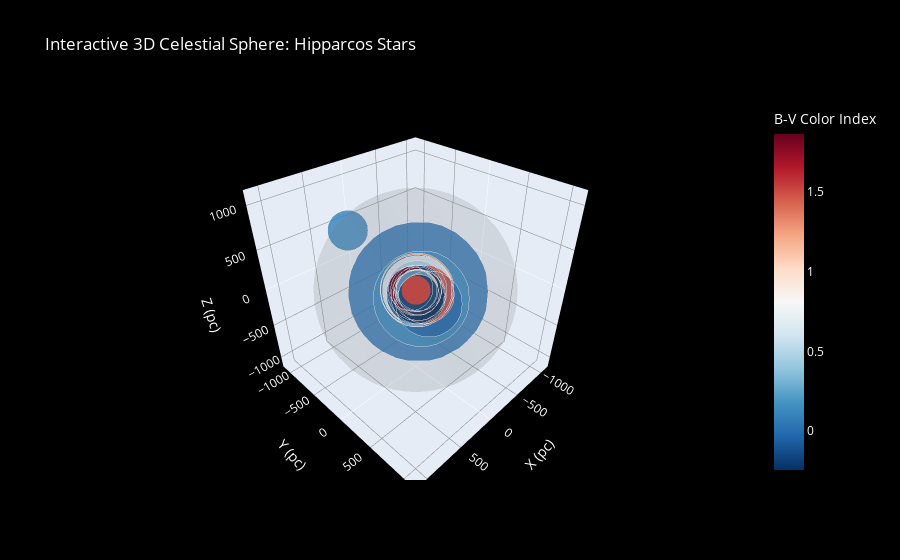

The notebook cell this image was saved under:
### Code cell
# --- 3D Interactive Visualization with Plotly ---
import plotly.graph_objects as go
import plotly.express as px

# Ensure we have valid distance data
df_3d = df.dropna(subset=['Distance_pc']).copy()
# Limit to brightest 20 stars for performance in 3D
df_3d = df_3d.sort_values('Vmag').head(20)

# Convert spherical (RA, Dec, Distance) to cartesian (x, y, z)
def spherical_to_cartesian(ra_deg, dec_deg, dist_pc):
    ra_rad = np.deg2rad(ra_deg)
    dec_rad = np.deg2rad(dec_deg)
    x = dist_pc * np.cos(dec_rad) * np.cos(ra_rad)
    y = dist_pc * np.cos(dec_rad) * np.sin(ra_rad)
    z = dist_pc * np.sin(dec_rad)
    return x, y, z

# Compute 3D positions
x, y, z = spherical_to_cartesian(df_3d['RAdeg'], df_3d['DEdeg'], df_3d['Distance_pc'])

# Create star size and color mapping
marker_sizes = 5 * (10 ** ((5 - df_3d['Vmag']) / 5))  # Adjust size scaling

# Create interactive 3D scatter plot
fig = go.Figure()

# Add Earth at the center (0, 0, 0)
fig.add_trace(go.Scatter3d(
    x=[0], y=[0], z=[0],
    mode='markers',
    marker=dict(
        size=10,
        color='green',
        symbol='circle'
    ),
    name='Earth',
    text=['Earth (0, 0, 0)'],
    hoverinfo='text'
))

# Add star scatter
fig.add_trace(go.Scatter3d(
    x=x, y=y, z=z,
    mode='markers',
    marker=dict(
        size=marker_sizes,
        color=df_3d['B-V'],
        colorscale='RdBu_r',  # Reversed colorscale: blue (small values) to red (large values)
        colorbar=dict(title='B-V Color Index'),
        opacity=0.8
    ),
    text=[f'Vmag: {v:.1f}<br>Distance: {d:.1f} pc<br>B-V: {bv:.2f}' 
          for v, d, bv in zip(df_3d['Vmag'], df_3d['Distance_pc'], df_3d['B-V'])],
    hoverinfo='text'
))

# Add a semi-transparent sphere to represent the celestial sphere (using mesh3d to create the sphere)
max_dist = df_3d['Distance_pc'].max() * 1.1
phi = np.linspace(0, 2*np.pi, 50)
theta = np.linspace(-np.pi/2, np.pi/2, 25)
phi, theta = np.meshgrid(phi, theta)

x_sphere = max_dist * np.cos(theta) * np.cos(phi)
y_sphere = max_dist * np.cos(theta) * np.sin(phi)
z_sphere = max_dist * np.sin(theta)

fig.add_trace(go.Mesh3d(
    x=x_sphere.flatten(),
    y=y_sphere.flatten(),
    z=z_sphere.flatten(),
    alphahull=0,
    opacity=0.1,
    color='gray'
))

# update layout
fig.update_layout(
    title='Interactive 3D Celestial Sphere: Hipparcos Stars',
    scene=dict(
        xaxis_title='X (pc)',
        yaxis_title='Y (pc)',
        zaxis_title='Z (pc)',
        bgcolor='black',
        xaxis=dict(gridcolor='gray', gridwidth=1),
        yaxis=dict(gridcolor='gray', gridwidth=1),
        zaxis=dict(gridcolor='gray', gridwidth=1)
    ),
    paper_bgcolor='black',
    plot_bgcolor='black',
    font=dict(color='white'),
    showlegend=False
)

# saved as HTML
fig.write_html('hipparcos_3d_interactive.html')

# Show plot
fig.show()

### Figure 1 — Plotly figure (JSON) as saved in the notebook; plotly's stock layout.template omitted (floating-point values rounded to 4 significant figures; data arrays with more than 128 entries replaced by an {"elided": "..."} marker saying what was removed)
{"data": [{"hoverinfo": "text", "marker": {"color": "green", "size": 10, "symbol": "circle"}, "mode": "markers", "name": "Earth", "text": ["Earth (0, 0, 0)"], "type": "scatter3d", "x": [0], "y": [0], "z": [0]}, {"hoverinfo": "text", "marker": {"color": [0.009, 0.164, 1.239, 0.71, -0.001, 0.795, -0.03, 0.432, -0.158, 1.5, -0.231, 0.221, -0.243, 1.538, -0.235, 1.865, 0.991, 0.145, 0.092, -0.238], "colorbar": {"title": {"text": "B-V Color Index"}}, "colorscale": [[0, "rgb(5,48,97)"], [0.1, "rgb(33,102,172)"], [0.2, "rgb(67,147,195)"], [0.3, "rgb(146,197,222)"], [0.4, "rgb(209,229,240)"], [0.5, "rgb(247,247,247)"], [0.6, "rgb(253,219,199)"], [0.7, "rgb(244,165,130)"], [0.8, "rgb(214,96,77)"], [0.9, "rgb(178,24,43)"], [1, "rgb(103,0,31)"]], "opacity": 0.8, "size": [97.04, 66.52, 51.16, 50.23, 49.31, 48.19, 46.02, 41.59, 40.64, 40.64, 37.75, 35.23, 35.07, 33.49, 31.84, 30.69, 29.31, 29.17, 28.12, 28.12]}, "mode": "markers", "text": ["Vmag: -1.4<br>Distance: 2.6 pc<br>B-V: 0.01", "Vmag: -0.6<br>Distance: 95.9 pc<br>B-V: 0.16", "Vmag: -0.1<br>Distance: 11.3 pc<br>B-V: 1.24", "Vmag: -0.0<br>Distance: 1.3 pc<br>B-V: 0.71", "Vmag: 0.0<br>Distance: 7.8 pc<br>B-V: -0.00", "Vmag: 0.1<br>Distance: 12.9 pc<br>B-V: 0.80", "Vmag: 0.2<br>Distance: 237.0 pc<br>B-V: -0.03", "Vmag: 0.4<br>Distance: 3.5 pc<br>B-V: 0.43", "Vmag: 0.5<br>Distance: 44.1 pc<br>B-V: -0.16", "Vmag: 0.5<br>Distance: 131.1 pc<br>B-V: 1.50", "Vmag: 0.6<br>Distance: 161.0 pc<br>B-V: -0.23", "Vmag: 0.8<br>Distance: 5.1 pc<br>B-V: 0.22", "Vmag: 0.8<br>Distance: 98.3 pc<br>B-V: -0.24", "Vmag: 0.9<br>Distance: 20.0 pc<br>B-V: 1.54", "Vmag: 1.0<br>Distance: 80.4 pc<br>B-V: -0.23", "Vmag: 1.1<br>Distance: 185.2 pc<br>B-V: 1.86", "Vmag: 1.2<br>Distance: 10.3 pc<br>B-V: 0.99", "Vmag: 1.2<br>Distance: 7.7 pc<br>B-V: 0.14", "Vmag: 1.2<br>Distance: 990.1 pc<br>B-V: 0.09", "Vmag: 1.2<br>Distance: 108.1 pc<br>B-V: -0.24"], "type": "scatter3d", "x": [-0.4944, -6.062, -8.821, -0.5036, 0.9702, 1.688, 46.22, -1.462, 21.73, 2.738, -68.27, 2.362, -44.19, 6.866, -73.48, -63.85, -4.047, 6.437, 451.1, -53.38], "y": [2.477, 57.79, -5.931, -0.4214, -5.968, 8.828, 229.9, 3.161, 9.868, 129.9, -40.95, -4.499, -5.152, 17.87, -28.65, -153.0, 8.178, -1.796, -530.9, -11.28], "z": [-0.7584, -76.26, 3.699, -1.177, 4.858, 9.307, -33.81, 0.3186, -37.08, 16.9, -140.0, 0.7928, -87.69, 5.673, -15.56, -82.43, 4.857, -3.8, 703.5, -93.33]}, {"alphahull": 0, "color": "gray", "opacity": 0.1, "type": "mesh3d", "x": {"elided": "1250 float values"}, "y": {"elided": "1250 float values"}, "z": {"elided": "1250 float values"}}], "layout": {"font": {"color": "white"}, "paper_bgcolor": "black", "plot_bgcolor": "black", "scene": {"bgcolor": "black", "xaxis": {"gridcolor": "gray", "gridwidth": 1, "title": {"text": "X (pc)"}}, "yaxis": {"gridcolor": "gray", "gridwidth": 1, "title": {"text": "Y (pc)"}}, "zaxis": {"gridcolor": "gray", "gridwidth": 1, "title": {"text": "Z (pc)"}}}, "showlegend": false, "title": {"text": "Interactive 3D Celestial Sphere: Hipparcos Stars"}}}
